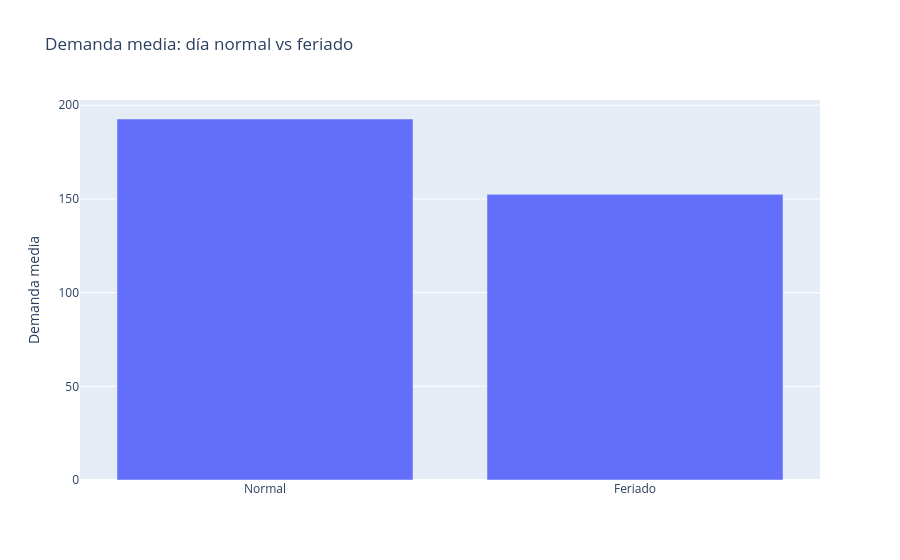

Write notebook code for a chart like this one.
### Markdown cell above
## 5. Demanda: días laborales vs feriados

### Code cell
g = df.groupby('is_holiday')['cnt'].mean().rename({0: 'Normal', 1: 'Feriado'})
fig = px.bar(g, title='Demanda media: día normal vs feriado',
             labels={'value': 'Demanda media', 'is_holiday': ''})
fig.update_layout(showlegend=False)
fig.show()

### Figure 1 — Plotly figure (JSON) as saved in the notebook; plotly's stock layout.template omitted (floating-point values rounded to 4 significant figures)
{"data": [{"hovertemplate": "variable=cnt<br>=%{x}<br>Demanda media=%{y}<extra></extra>", "legendgroup": "cnt", "marker": {"color": "#636efa", "pattern": {"shape": ""}}, "name": "cnt", "orientation": "v", "showlegend": true, "textposition": "auto", "type": "bar", "x": ["Normal", "Feriado"], "xaxis": "x", "y": [192.7, 152.5], "yaxis": "y"}], "layout": {"barmode": "relative", "legend": {"title": {"text": "variable"}, "tracegroupgap": 0}, "showlegend": false, "title": {"text": "Demanda media: día normal vs feriado"}, "xaxis": {"anchor": "y", "domain": [0.0, 1.0], "title": {"text": ""}}, "yaxis": {"anchor": "x", "domain": [0.0, 1.0], "title": {"text": "Demanda media"}}}}
